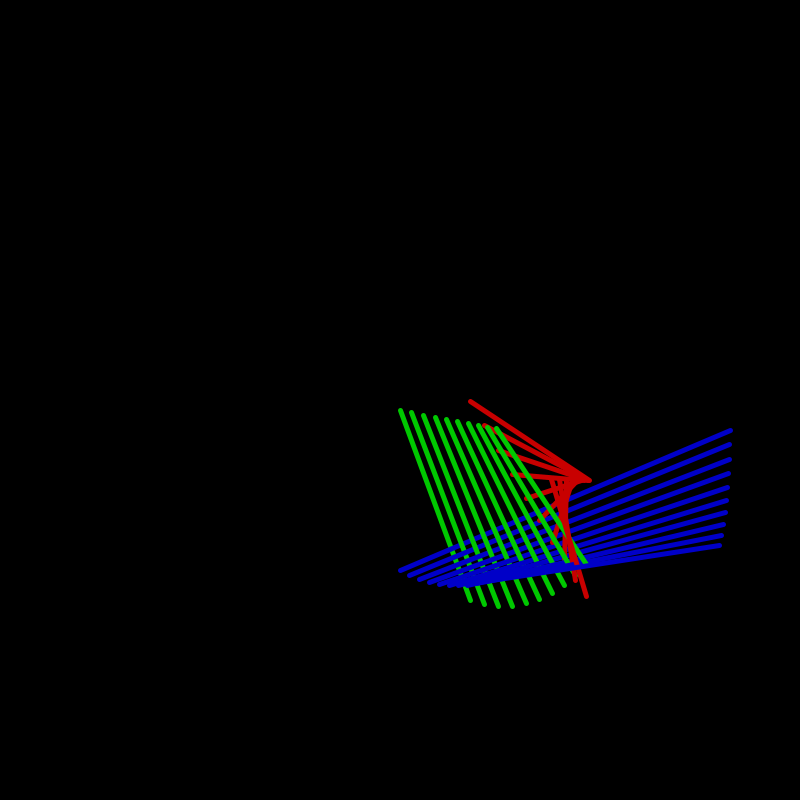
Frame 1 (no input)
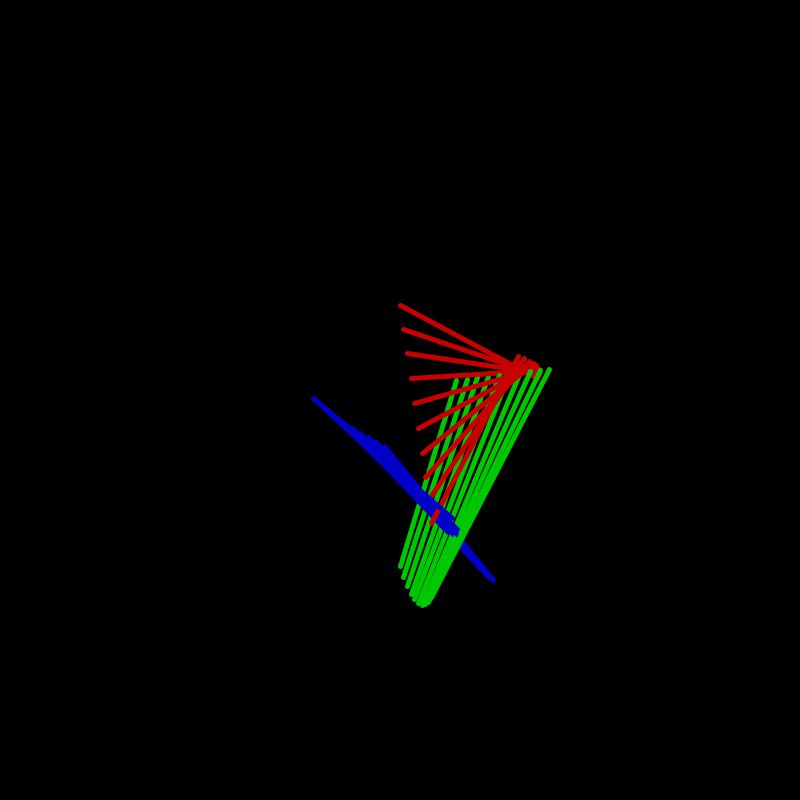
Frame 60 (the mouse pressed at the canvas centre just before this capture)
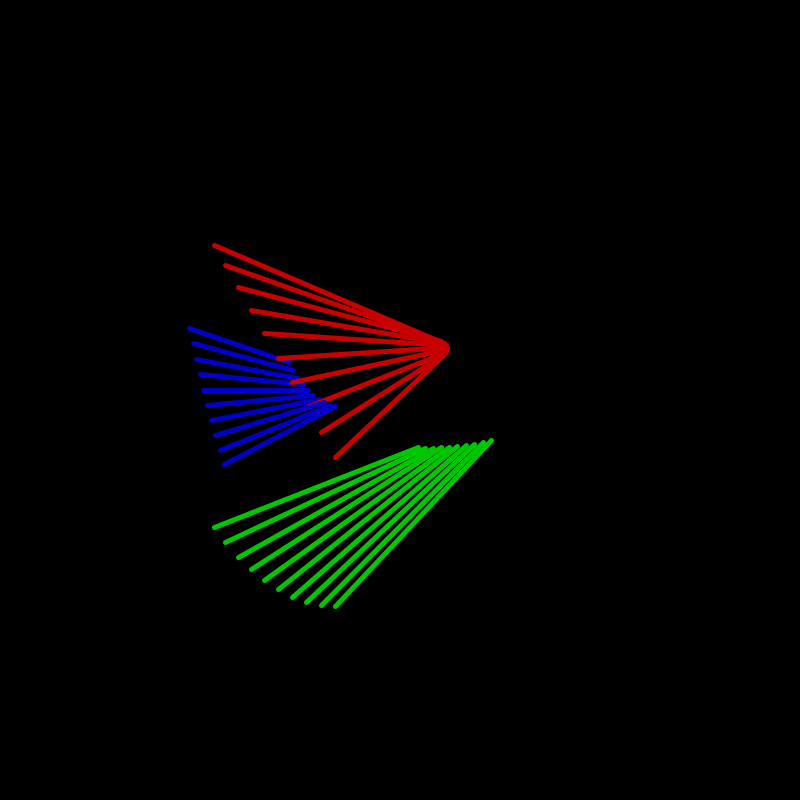
Frame 120 (the mouse held since frame 60 and released just before this capture)

The Processing sketch that drew these frames (run headless with seeded random() and noise(); from frame 60 on, the mouse is pressed at the canvas centre):

// Processing sketch: computer_art_7
// ── computer_art_7.pde
float t;
float W;
float H;
int Num = 10;

void setup() {
  size(800, 800);
  W = width;
  H = height;
}

void draw() {
  background(0);
  stroke(1);
  strokeWeight(5);

  translate(W/2, H/2);

  for (int i = 0; i <Num; i++) {
    noFill();
    stroke(0, 200, 0);
    line(x1(t+i), y1(t+i), x2(t+i), y2(t+i));

    stroke(200, 0, 0);
    line(x3(t+i), y3(t+i), x4(t+i), y4(t+i));

    stroke(0, 0, 200);
    line(x5(t+i), y5(t+i), x6(t+i), y6(t+i));
  }

  t++;
}

float x1(float t) {
  return sin(t/10) * 100 + sin(t/50)*90+sin(t/100)*20;
}
float y1(float t) {
  return cos(t/10)*10+sin(t/15)*40;
}

float x2(float t) {
  return sin(t/10) * 100 + sin(t/21)*95+cos(t/40)*70;
}
float y2(float t) {
  return cos(t/10)*200+sin(t/15)+sin(t/10)*50;
}

float x3(float t) {
  return cos(t/10) * 100 + cos(t/50)*89+sin(t/100)*20;
}
float y3(float t) {
  return sin(t/30)*10+cos(t/30)*80;
}

float x4(float t) {
  return sin(t/10) * 100 + sin(t/21)*95+cos(t/40)*70;
}
float y4(float t) {
  return sin(t/10)*200+cos(t/15)+sin(t/10)*50;
}


float x5(float t) {
  return sin(t/20) * 100 + sin(t/30)*89+sin(t/10)*20;
}
float y5(float t) {

  return cos(t/10) * 100 + sin(t/21)*95+cos(t/40)*70+sin(t/40)*50;
}

float x6(float t) {
  return cos(t/30)*100+cos(t/30)*80+cos(t/40)*80+cos(t/70)*70;
}
float y6(float t) {
  return sin(t/20)*200+sin(t/15)+sin(t/10)*50+cos(t/10)*30;
}
